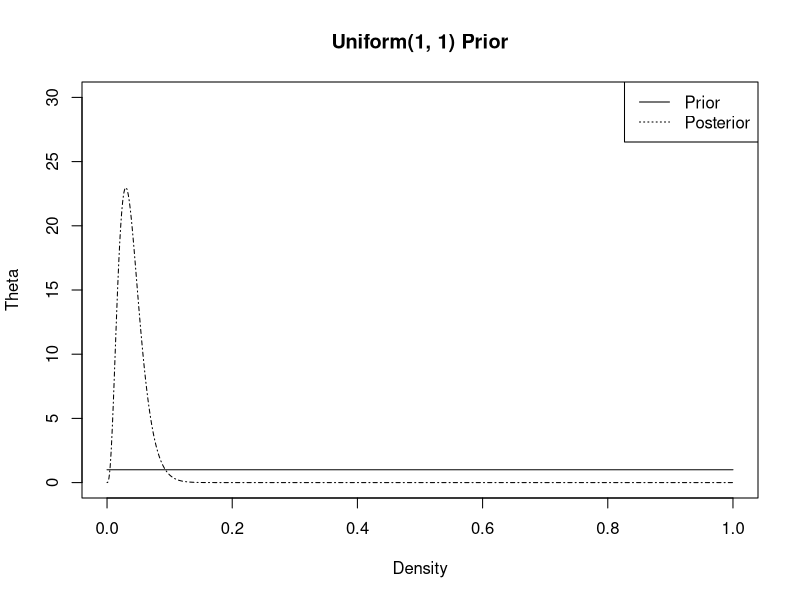
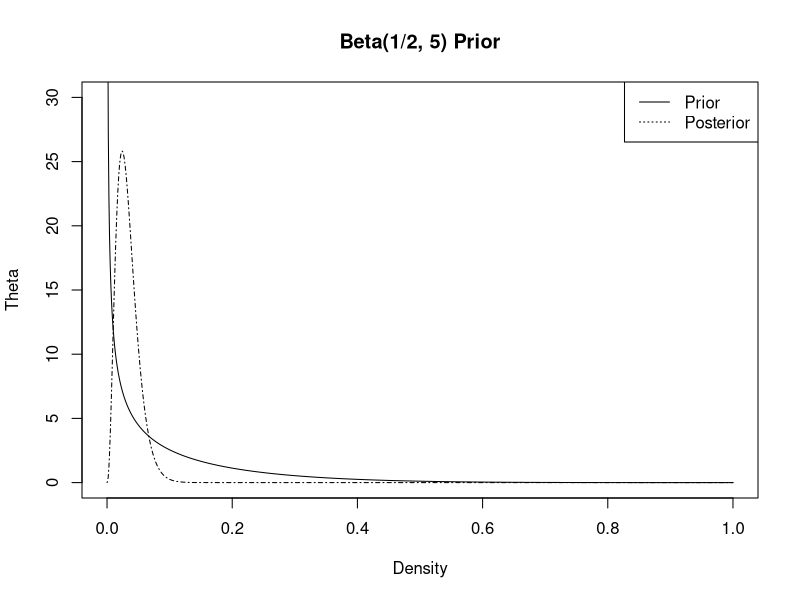

Reproduce these figures in R, in order.
## ---- chunk 1
knitr::opts_chunk$set(tidy = TRUE, tidy.opts = list(width.cutoff=55), echo = FALSE)
## ---- chunk 2
partA <- list()
partB <- list()
partA$prior <- dunif
partA$post <- function(x) dbeta(x, shape1 = 4, shape2 = 98)
partB$prior <- function(x) dbeta(x, shape1 = .5, shape2 = 5)
partB$post <- function(x) dbeta(x, shape1 = 3.5, shape2 = 102)

partA$mean <- 2/51
partB$mean <- 7/204
## ---- chunk 3
distSeq <- seq(from = 0, to = 1, by = 0.001)

plot(distSeq, partA$post(distSeq), type = 'l', lty = 4, xlab = 'Density', ylab = 'Theta', main = 'Uniform(1, 1) Prior', ylim = c(0, 30))
lines(distSeq, partA$prior(distSeq), lty = 1)
legend(x = 'topright', legend = c('Prior', 'Posterior'), lty = c(1, 3))

plot(distSeq, partB$post(distSeq), type = 'l', lty = 4, xlab = 'Density', ylab = 'Theta', main = 'Beta(1/2, 5) Prior', ylim = c(0, 30))
lines(distSeq, partB$prior(distSeq), lty = 1)
legend(x = 'topright', legend = c('Prior', 'Posterior'), lty = c(1, 3))
